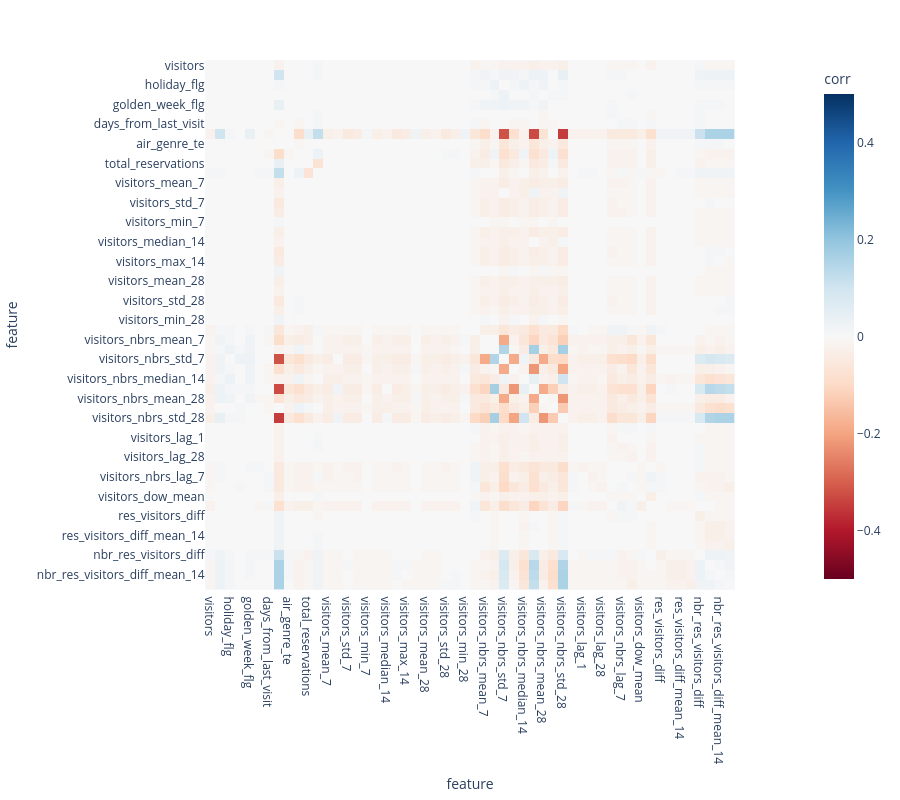

The code cell stored with this chart in its notebook:
### Code cell
corr_diff = (corr.abs() - corr_before.abs()).reindex(index=corr.index, columns=corr.columns).round(2)
plot_corr_matrix(corr_diff, 0.5)

### Figure 1 — Plotly figure (JSON) as saved in the notebook; plotly's stock layout.template omitted (floating-point values rounded to 4 significant figures; data arrays with more than 128 entries replaced by an {"elided": "..."} marker saying what was removed)
{"data": [{"coloraxis": "coloraxis", "name": "0", "x": ["visitors", "opened_recently", "holiday_flg", "days_from_holiday", "golden_week_flg", "open_usually", "days_from_last_visit", "air_city_te", "air_genre_te", "reservation_impossibility_flag", "total_reservations", "total_reservations_nbrs", "visitors_mean_7", "visitors_median_7", "visitors_std_7", "visitors_max_7", "visitors_min_7", "visitors_mean_14", "visitors_median_14", "visitors_std_14", "visitors_max_14", "visitors_min_14", "visitors_mean_28", "visitors_median_28", "visitors_std_28", "visitors_max_28", "visitors_min_28", "visitors_nbrs", "visitors_nbrs_mean_7", "visitors_nbrs_median_7", "visitors_nbrs_std_7", "visitors_nbrs_mean_14", "visitors_nbrs_median_14", "visitors_nbrs_std_14", "visitors_nbrs_mean_28", "visitors_nbrs_median_28", "visitors_nbrs_std_28", "visitors_last_month", "visitors_lag_1", "visitors_lag_7", "visitors_lag_28", "visitors_nbrs_lag_1", "visitors_nbrs_lag_7", "visitors_nbrs_lag_28", "visitors_dow_mean", "visitors_dow_mean_nbrs", "res_visitors_diff", "res_visitors_diff_mean_7", "res_visitors_diff_mean_14", "res_visitors_diff_mean_28", "nbr_res_visitors_diff", "nbr_res_visitors_diff_mean_7", "nbr_res_visitors_diff_mean_14", "nbr_res_visitors_diff_mean_28"], "y": ["visitors", "opened_recently", "holiday_flg", "days_from_holiday", "golden_week_flg", "open_usually", "days_from_last_visit", "air_city_te", "air_genre_te", "reservation_impossibility_flag", "total_reservations", "total_reservations_nbrs", "visitors_mean_7", "visitors_median_7", "visitors_std_7", "visitors_max_7", "visitors_min_7", "visitors_mean_14", "visitors_median_14", "visitors_std_14", "visitors_max_14", "visitors_min_14", "visitors_mean_28", "visitors_median_28", "visitors_std_28", "visitors_max_28", "visitors_min_28", "visitors_nbrs", "visitors_nbrs_mean_7", "visitors_nbrs_median_7", "visitors_nbrs_std_7", "visitors_nbrs_mean_14", "visitors_nbrs_median_14", "visitors_nbrs_std_14", "visitors_nbrs_mean_28", "visitors_nbrs_median_28", "visitors_nbrs_std_28", "visitors_last_month", "visitors_lag_1", "visitors_lag_7", "visitors_lag_28", "visitors_nbrs_lag_1", "visitors_nbrs_lag_7", "visitors_nbrs_lag_28", "visitors_dow_mean", "visitors_dow_mean_nbrs", "res_visitors_diff", "res_visitors_diff_mean_7", "res_visitors_diff_mean_14", "res_visitors_diff_mean_28", "nbr_res_visitors_diff", "nbr_res_visitors_diff_mean_7", "nbr_res_visitors_diff_mean_14", "nbr_res_visitors_diff_mean_28"], "z": {"elided": "54x54 float values"}, "type": "heatmap", "xaxis": "x", "yaxis": "y", "hovertemplate": "feature: %{x}<br>feature: %{y}<br>corr: %{z}<extra></extra>"}], "layout": {"xaxis": {"anchor": "y", "domain": [0.0, 1.0], "scaleanchor": "y", "constrain": "domain", "title": {"text": "feature"}}, "yaxis": {"anchor": "x", "domain": [0.0, 1.0], "autorange": "reversed", "constrain": "domain", "title": {"text": "feature"}}, "coloraxis": {"colorbar": {"title": {"text": "corr"}}, "colorscale": [[0.0, "rgb(103,0,31)"], [0.1, "rgb(178,24,43)"], [0.2, "rgb(214,96,77)"], [0.3, "rgb(244,165,130)"], [0.4, "rgb(253,219,199)"], [0.5, "rgb(247,247,247)"], [0.6, "rgb(209,229,240)"], [0.7, "rgb(146,197,222)"], [0.8, "rgb(67,147,195)"], [0.9, "rgb(33,102,172)"], [1.0, "rgb(5,48,97)"]], "cmin": -0.5, "cmax": 0.5}, "margin": {"t": 60}, "width": 900, "height": 800}}
